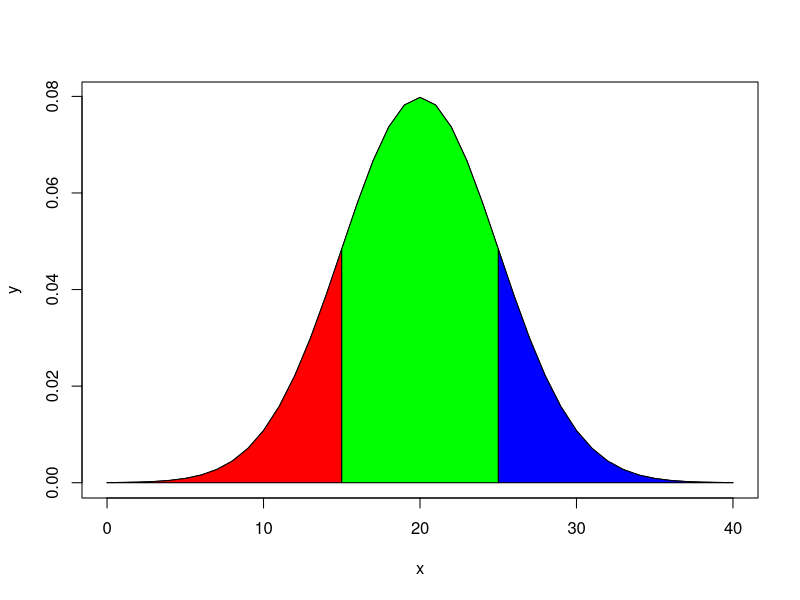

Reproduce this figure in R.
#dnorm
#pnorm
#qnorm-> k₼P(x<=k)=a given
#rnorm-> random
#d<-P(x=a)
#p<-P(x<a) or p(x>a)


#Normal distribution
#generating data X
x=seq(0, 40)
x
#find the density function of x
y=dnorm(x, mean=20, sd=5)
y
#plot the normal distribution curve
plot(x,y,type='l')
#Proportion of jobs take less than 15 minutes
p1=pnorm(15, mean=20, sd=5)
p1
x2=seq(0,15)
x2
y2=dnorm(x2,mean=20,sd=5)
y2
#polygon then range of x, range of y then color
polygon(c(0,x2,15),c(0,y2,0), col='red')
#proportion of jobs take more than 25 min
p2=pnorm(40, mean=20,sd=5)-pnorm(25,mean=20,sd=5)
p2
x1=seq(25,40)
x1
y1=dnorm(x1,mean=20,sd=5)
y1
polygon(c(25,x1,40),c(0,y1,0),col='blue')
#Proportion of jobs take between 15 and
p3=pnorm(25,mean=20,sd=5)-pnorm(15,mean=20,sd=5)
p3
x3=seq(15,25)
x3
y3=dnorm(x3,mean=20,sd=5)
y3
polygon(c(15,x3,25),c(0,y3,0),col='green')
#probability distribution
data.frame(p1,p2,p3)






